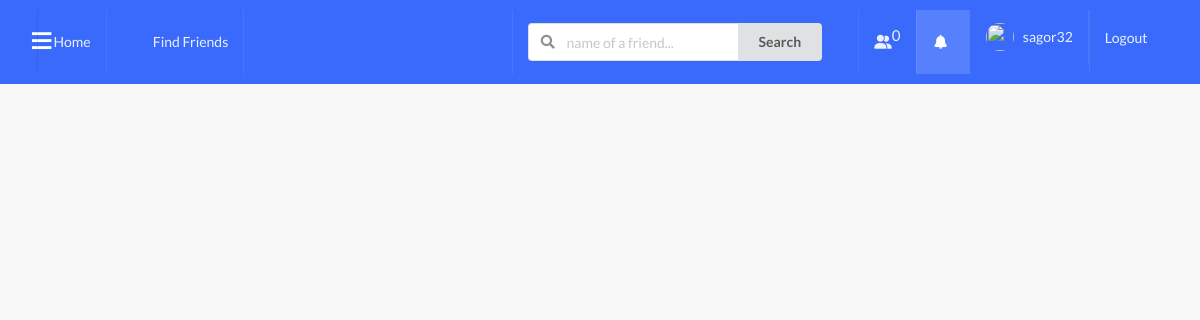
The app's page /notifications/ (signed in), older data.
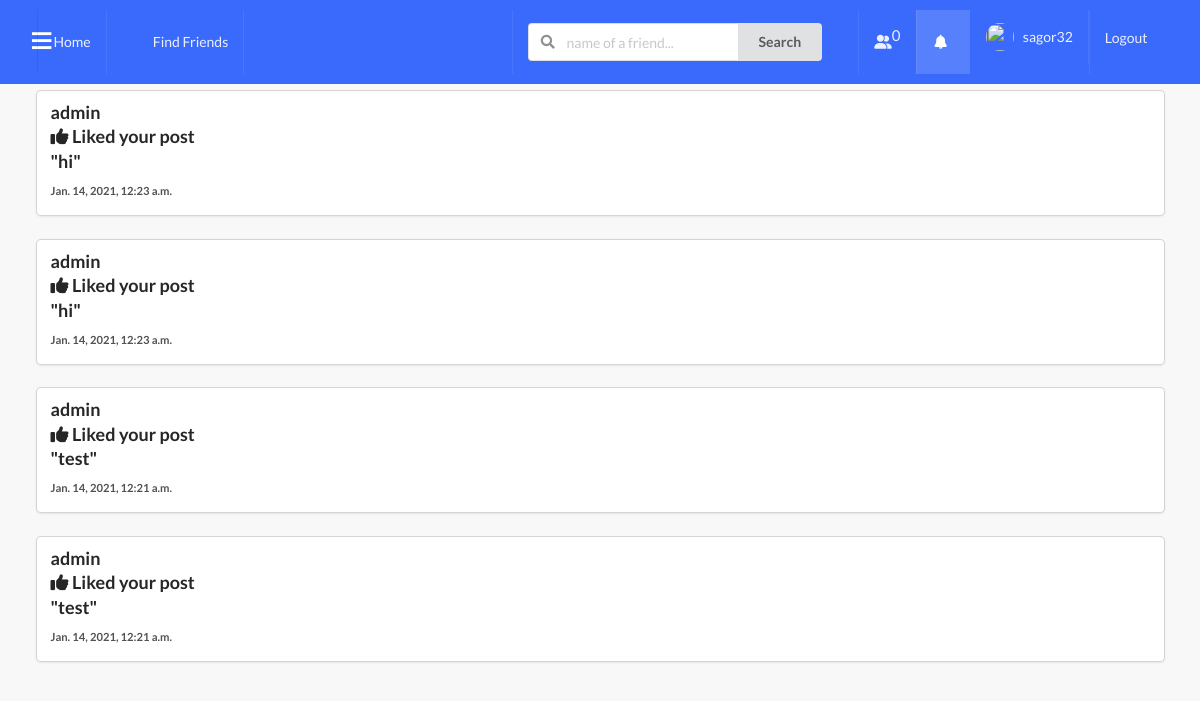
The same page, newer data.
### notifications/models.py (models this page shows)
class Notification(models.Model):
    NOTIFICATION_TYPES = ((1, 'Like'), (2, 'Comment'), (3, 'Follow'))
    post = models.ForeignKey('posts.Post', on_delete=models.CASCADE, related_name="noti_post", blank=True, null=True)
    sender = models.ForeignKey(Profile, on_delete=models.CASCADE, related_name="noti_from_user")
    user = models.ForeignKey(Profile, on_delete=models.CASCADE, related_name="noti_to_user")
    notification_type = models.IntegerField(choices=NOTIFICATION_TYPES)
    text_preview = models.CharField(max_length=100, blank=True)
    date = models.DateTimeField(auto_now_add=True)
    is_seen = models.BooleanField(default=False)

### profiles/models.py (models this page shows, shortened)
class Profile(models.Model):
    first_name = models.CharField(max_length=200, blank=True)
    last_name = models.CharField(max_length=200, blank=True)
    user = models.OneToOneField(User, on_delete=models.CASCADE)
    bio = models.TextField(default="no bio...", max_length=300)
    email = models.EmailField(max_length=200, blank=True)
    country = models.CharField(max_length=200, blank=True)
    location = models.CharField(max_length=100, null=True, blank=True)
    facebook_url = models.CharField(max_length=80, null=True, blank=True)
    avatar = models.ImageField(default='avatar.png', upload_to='avatars/', verbose_name='Picture')
    friends = models.ManyToManyField(User, blank=True, related_name='friends')
    slug = models.SlugField(unique=True, blank=True)
    updated = models.DateTimeField(auto_now=True)
    created = models.DateTimeField(auto_now_add=True)
    is_block = models.BooleanField(default=False)
    objects = ProfileManager()
    def __str__(self):
        return f"{self.user.username}"
    __initial_first_name = None
    __initial_last_name = None

### posts/models.py (models this page shows, shortened)
class Post(models.Model):
    content = models.TextField(blank=True, null=True)
    image = models.ImageField(upload_to='posts', validators=[FileExtensionValidator(['png', 'jpg', 'jpeg'])],
                              blank=True)
    video = models.FileField(upload_to='video_posts',
                             null=True, blank=True)
    liked = models.ManyToManyField(Profile, blank=True, related_name='likes')
    updated = models.DateTimeField(auto_now=True)
    created = models.DateTimeField(auto_now_add=True)
    author = models.ForeignKey(Profile, on_delete=models.CASCADE, related_name='posts')
    class Meta:
        ordering = ('-created',)

### notifications/views.py (the view)
# urls.py: path('', ShowNOtifications, name='show-notifications'),
def ShowNOtifications(request):
    user = request.user
    profile=Profile.objects.get(user=user)
    notifications = Notification.objects.filter(user=profile).order_by('-date')
    Notification.objects.filter(user=profile, is_seen=False).update(is_seen=True)
    template = loader.get_template('notifications/notificationslist.html')
    context = {
        'notifications': notifications,
    }
    return HttpResponse(template.render(context, request))

### profiles/context_processors.py (called while the page is built)
def profile_pic(request):
    if request.user.is_authenticated:
        profile_obj = Profile.objects.get(user=request.user)
        pic = profile_obj.avatar
        return {'picture':pic}
    return {}

def invatations_received_no(request):
    if request.user.is_authenticated:
        profile_obj = Profile.objects.get(user=request.user)
        qs_count = Relationship.objects.invatations_received(profile_obj).count()
        return {'invites_num':qs_count}
    return {}

### profiles/models.py (called while the page is built)
    def invatations_received(self, receiver):
        qs = Relationship.objects.filter(receiver=receiver, status='send')
        return qs

### notifications/templates/notifications/notificationslist.html (shortened to what this page needs)
{% extends 'base.html' %}
{% block content %}
<div class="ui cards">
    {% for noti in notifications %}
     <div class="card" style="width:100%">
         <div class="content">
       <div class="header">
        {{ noti.sender }} {{ noti.sender.profile.last_name }} <p> <i class="fas fa-thumbs-up"></i> Liked your post</p> "{{noti.post.content}}"
      </div>
      <div class="description">
             <strong><small>{{ noti.date }}</small></strong>
      </div>
    </div>
  </div>
{% endfor %}
</div>
{% endblock content %}

### templates/base.html (shortened to what this page needs)
{% load static %}
<!doctype html>
<html lang="en">
  <head>
    <link rel="stylesheet" type="text/css" href="{% static 'style.css' %}">
    <link rel="stylesheet" type='text/css' href="https://cdnjs.cloudflare.com/ajax/libs/semantic-ui/2.2.14/semantic.min.css">
    <link href="//maxcdn.bootstrapcdn.com/font-awesome/4.1.0/css/font-awesome.min.css" rel="stylesheet">
  </head>
  <body>
    {% include 'main/navbar.html' %}
    <div class="ui container">
      {% block content %}
      {% endblock content %}
    </div>
  </body>
</html>

### templates/main/navbar.html (shortened to what this page needs)
{% url 'home-view' as path_to_home %}
{% url 'posts:main-post-view' as path_to_posts %}
{% url 'profiles:my-profile-view' as path_to_my_profile %}
{% url 'profiles:my-invites-view' as path_to_my_invites %}
{% url 'profiles:invite-profiles-view' as path_to_invites %}
{% url 'profiles:all-profiles-view' as path_to_all_profiles %}
{% url 'profiles:search-profile' as search_profile %}
{% url 'logout' as logout %}
{% url 'notifications:show-notifications' as path_to_all_notifications %}
{% url 'product' as path_to_product %}
{% if request.user.is_authenticated %}
<div class="ui inverted menu nav mb-7" style="margin: 0px;">
   <span id="showsidebar"class="_icon">&equiv;</span>
  <div class="ui container">
    <a href="{% url 'posts:main-post-view' %}" class="{% if request.path == path_to_posts %}active{% endif %} item">
        Home
    </a>
       <a href="{{path_to_all_profiles}}" class="{% if request.path == path_to_all_profiles %}active{% endif %} item" style="margin-left: 30px">
       Find Friends
     </a>
    <div class="right menu">
             <div class="item" style="margin-right:20px">
              <form action="{{search_profile}}" method="get">
                <div class="ui action left icon input">
                <input class="prompt" type="text" name="q" placeholder="name of a friend...">
                <button type='submit' class="ui button">Search</button>
                </div>
            </form>
            </div>
            <a href="{{path_to_my_invites}}" class="{% if request.path == path_to_my_invites %}active{% endif %} item">
                 <i class="fas fa-user-friends"></i>
                <sup style="padding:0px; margin:0px; font-size:15px;">{{invites_num}}</sup>
            </a>
            <a href="{% url 'notifications:show-notifications' %}" class="{% if request.path == path_to_all_notifications %}active{% endif %} item">
                <i class="bell icon"></i>
            </a>
            <div style="padding-left:20x;">
            <a href="{{path_to_my_profile}}" class="{% if request.path == path_to_my_profile %}active{% endif %} item">
                <img src={{picture.url}} class="ui avatar image">&nbsp;
                 {{ request.user }}
            </a>
            </div>
            <a href="{{logout}}" class="ui item" style="padding-bottom:22px">
                Logout
            </a>
    </div>
  </div>
</div>
 {% endif %}

### static_project/style.css (style rules this page uses)
body { background: #F8F8F8 !important; }
.nav { border-radius: 0px !important; padding: 10px 0 10px 0 !important; background-color: #396afc !important; }
.mb-7 { margin-bottom: 7px !important; }

### templates/main/navbar.html (style rules this page uses)
._icon { position: absolute; margin-top: 20px; padding-left:30px; display: block; font-size: 30pt; color: #fff; text-decoration: none; font-family: 'Carrois Gothic', sans-serif; cursor: pointer; position: fixed; }

Row changes from the older to the newer data that the page shows:
added Notification: sender "admin", post.content "hi", date "Jan. 14, 2021, 12:23 a.m."
added Notification: sender "admin", post.content "hi", date "Jan. 14, 2021, 12:23 a.m."
added Notification: sender "admin", post.content "test", date "Jan. 14, 2021, 12:21 a.m."
added Notification: sender "admin", post.content "test", date "Jan. 14, 2021, 12:21 a.m."
